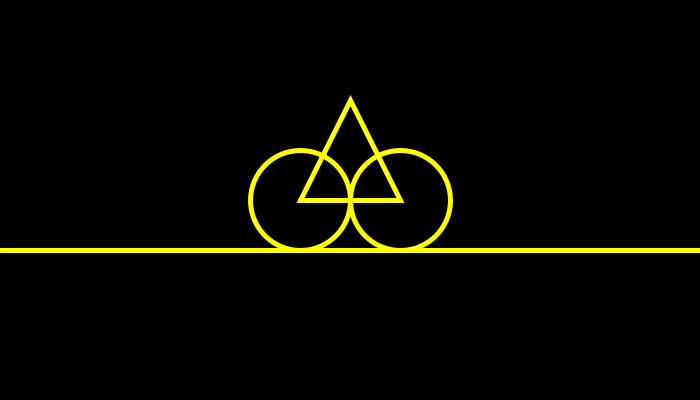
Frame 1 (no input)
Frame 60 (the mouse pressed at the canvas centre just before this capture): identical to frame 1, image omitted
Frame 120 (the mouse held since frame 60 and released just before this capture): identical to frame 1, image omitted

The Processing sketch that drew this single still picture (run headless with seeded random() and noise(); from frame 60 on, the mouse is pressed at the canvas centre):

// Processing sketch: ex03_project_01
// ── ex03_project_01.pde
int x = 300, y = 200, c = 0, d = 100;

void setup() {
  size(700, 400);
}

void draw() {
  background(0);

  stroke(255, 255, 0);
  strokeWeight(5);
  line(0, y+d/2, 700, y+d/2);

  fill(c, 0, 0);
  ellipse(x, y, d, d);
  ellipse(x+d, y, d, d);

  noFill();
  triangle(x, y, x+d/2, y-d, x+d, y);
}
